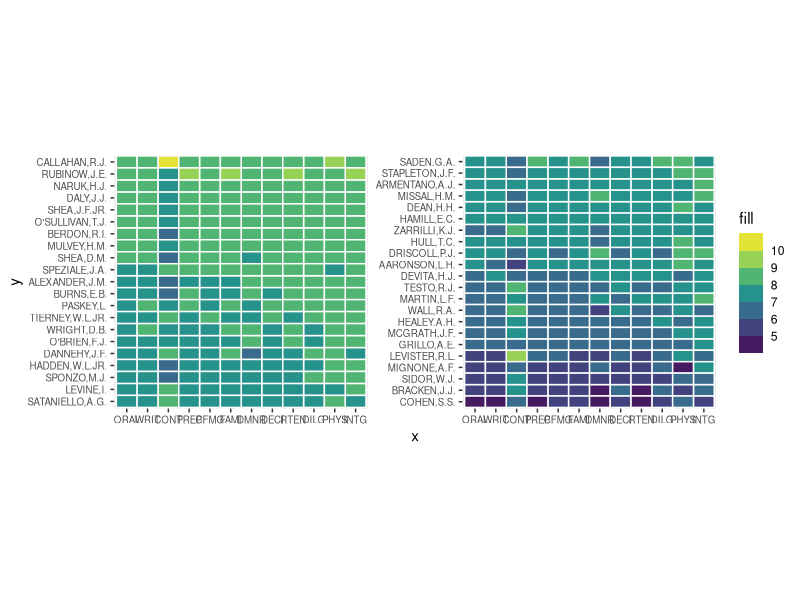
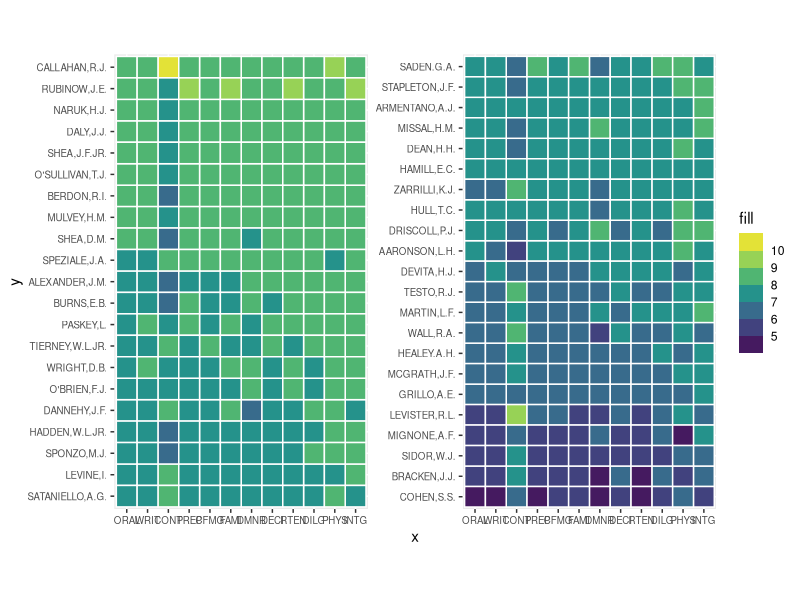

Reproduce these figures in R, in order.
library(tidyverse)
library(scales)

df <- 
  USJudgeRatings |> 
  as_tibble(rownames = "y") |> 
  gather(x, fill, -y) |> 
  mutate(
    x = fct_reorder(x, fill, mean),
    y = fct_reorder(y, fill, sum, .desc = FALSE)
  ) |> 
  print()

# number of columns for plot
n_col <- 2

# separate into columns and keep factor order
plot_prep <- 
  df |> 
  mutate(
    y_order = as.integer(y),
    max_rows = ceiling(n_distinct(y) / n_col),
    facets = (-y_order %/% max_rows) # needs something to facet on, need '-' to keep highest values on left
  ) |> 
  print()

# plot
p <- 
  plot_prep |> 
  ggplot(aes(x, y, fill = fill)) +
  facet_wrap(~facets, ncol = n_col, scales = "free_y") +
  geom_tile(color = "white", size = 0.5) +
  scale_fill_stepsn(breaks = breaks_pretty(6), colours = viridis_pal()(5)) +
  theme(
    strip.background.y = element_blank(),
    strip.text = element_blank(),
    axis.text = element_text(size = 7)
  )

p + theme(aspect.ratio = 1)

# identify aspect ratio
aspect <- 
  plot_prep |> 
  select(x, y) |> 
  summarise_all(n_distinct) |> 
  mutate(ratio = y / x/ n_col) |> 
  print() 

p + theme(aspect.ratio = aspect$ratio) # <------ fixed 1:1 size
